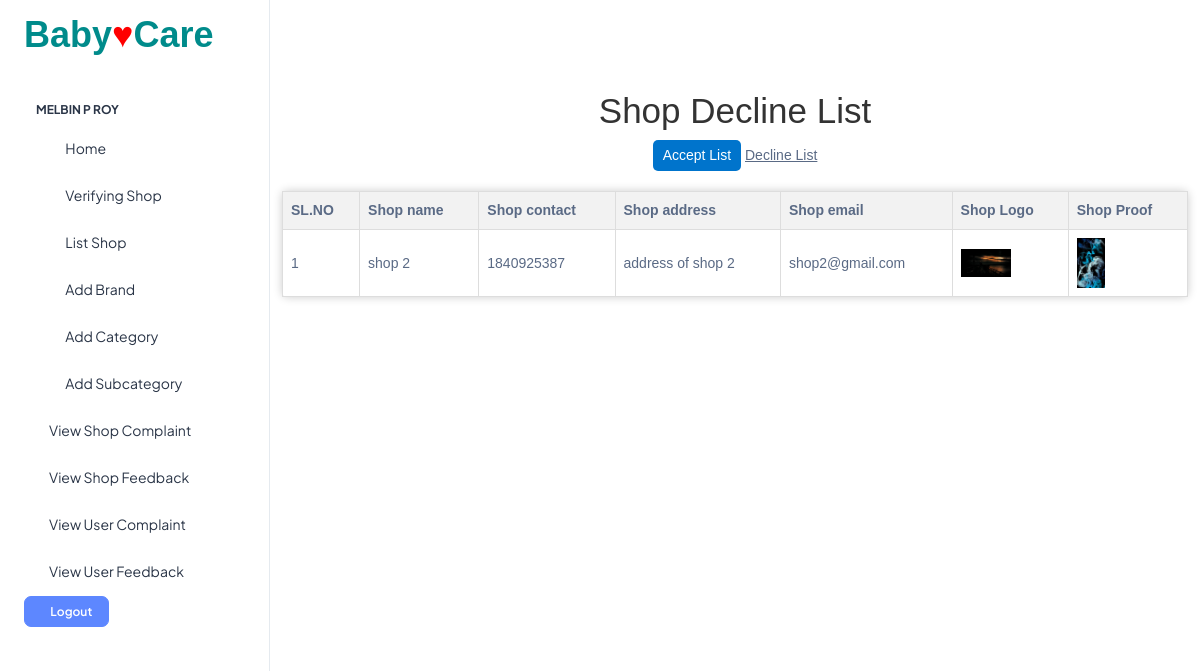
The page /Admin/ShopDeclainList.php (signed in) on the database its author committed.
### tables this page shows
CREATE TABLE `tbl_shop` (
  `shop_id` int(11) NOT NULL,
  `shop_name` varchar(50) NOT NULL,
  `shop_contact` int(20) NOT NULL,
  `shop_logo` varchar(100) NOT NULL,
  `shop_proof` varchar(100) NOT NULL,
  `shop_address` varchar(50) NOT NULL,
  `place_id` int(11) NOT NULL,
  `shop_email` varchar(50) NOT NULL,
  `shop_password` varchar(50) NOT NULL,
  `shop_vstatus` int(11) NOT NULL DEFAULT 0,
  `shop_doj` varchar(50) NOT NULL
);

### web/Admin/ShopDeclainList.php (the view, shortened to what this page needs)
<?php
include("../Assets/Connection/Connection.php");
include("Header.php");
$sel = "select * from tbl_shop where shop_vstatus='2'";
$row = $con->query($sel);
$i = 0;
?>
<!DOCTYPE html>
<html>
<head>
</head>
<body>
<div class="container">
    <h1>Shop Decline List</h1>
            <a href="ShopAcceptList.php"><input type="submit" class="accept-button" value="Accept List"></a>
            <label class="button" bgcolor="#66FFCC"><u>Decline List</u></label>
    <table border="0">
        <tr>
            <th>SL.NO</th>
            <th>Shop name</th>
            <th>Shop contact</th>
            <th>Shop address</th>
            <th>Shop email</th>
            <th>Shop Logo</th>
            <th>Shop Proof</th>
        </tr>
        <?php
        while($val = $row->fetch_assoc()) {
            $i++;
        ?>
        <tr>
            <td><?php echo $i?></td>
            <td><?php echo $val["shop_name"]?></td>
            <td><?php echo $val["shop_contact"]?></td>
            <td><?php echo $val["shop_address"]?></td>
            <td><?php echo $val["shop_email"]?></td>
            <td>
                <a href="../Assets/File/Shop/<?php echo $val["shop_logo"]?>" target="_blank">
                <img src="../Assets/File/Shop/<?php echo $val["shop_logo"]?>" alt="Shop Logo"></a>
            </td>
            <td>
                <a href="../Assets/File/Shop/<?php echo $val["shop_proof"]?>" target="_blank">
                <img src="../Assets/File/Shop/<?php echo $val["shop_proof"]?>" alt="Shop Proof"></a>
            </td>
        </tr>
        <?php
        }
        ?>
    </table>
</div>
</body>
<?php
 include("Footer.php");
?>
</html>

### web/Admin/ShopDeclainList.php (style rules this page uses)
.container { margin: 90px auto; font-family: Arial, sans-serif; text-align: center; }
h1 { color: #333; margin-top: 20px; }
table { border-collapse: collapse; width: 100%; margin: 20px auto; background-color: #fff; padding: 20px; border-radius: 5px; box-shadow: 0 0 10px rgba(0, 0, 0, 0.2); }
table th, table td { border: 1px solid #ddd; padding: 8px; text-align: left; }
table th { background-color: #f2f2f2; }
img { max-width: 50px; max-height: 50px; }
.accept-button { background-color: #0074cc; color: #fff; border: none; border-radius: 5px; padding: 5px 10px; cursor: pointer; transition: background-color 0.3s; }

### rows shown on the page
tbl_shop: shop_name "shop 2", shop_contact "1840925387", shop_address "address of shop 2", shop_email "shop2@gmail.com", shop_logo (picture), shop_proof (picture)

### other values the page prints
$_SESSION['admin_name'] "MELBIN P ROY"
